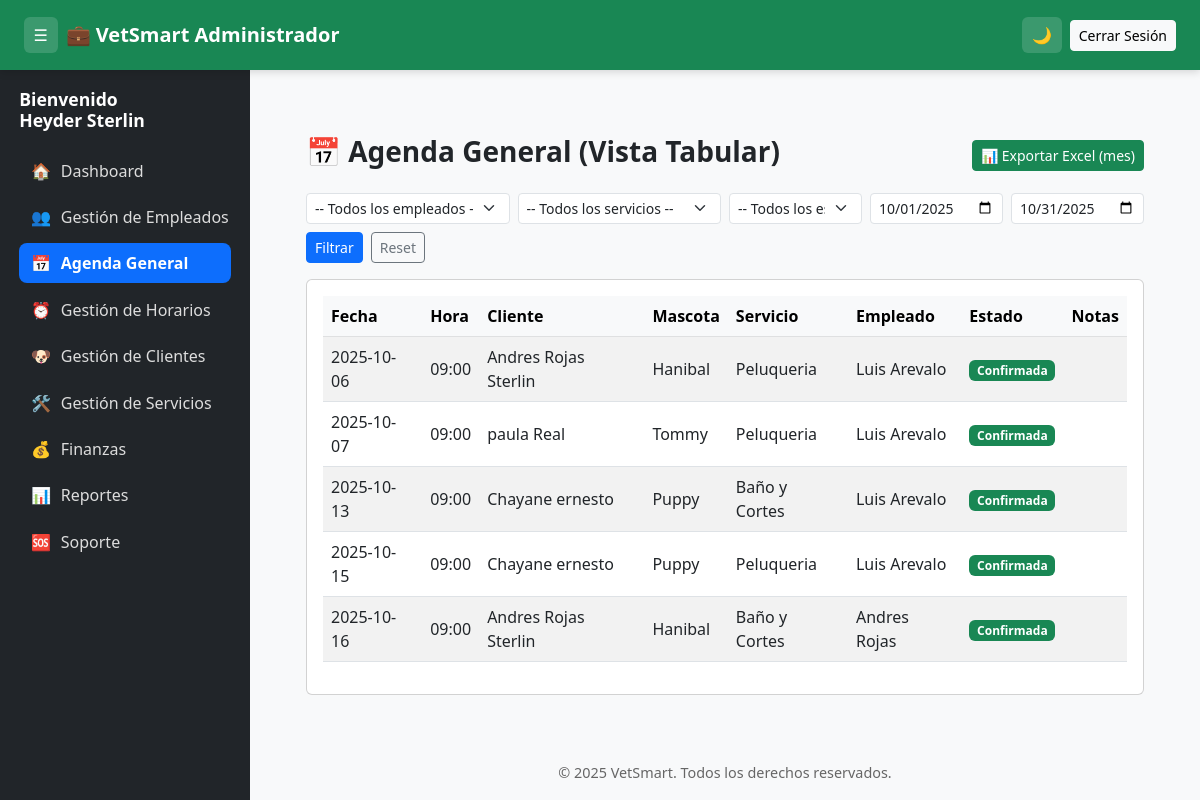
The app's page /vetsmart/admin/agenda (signed in), older data.
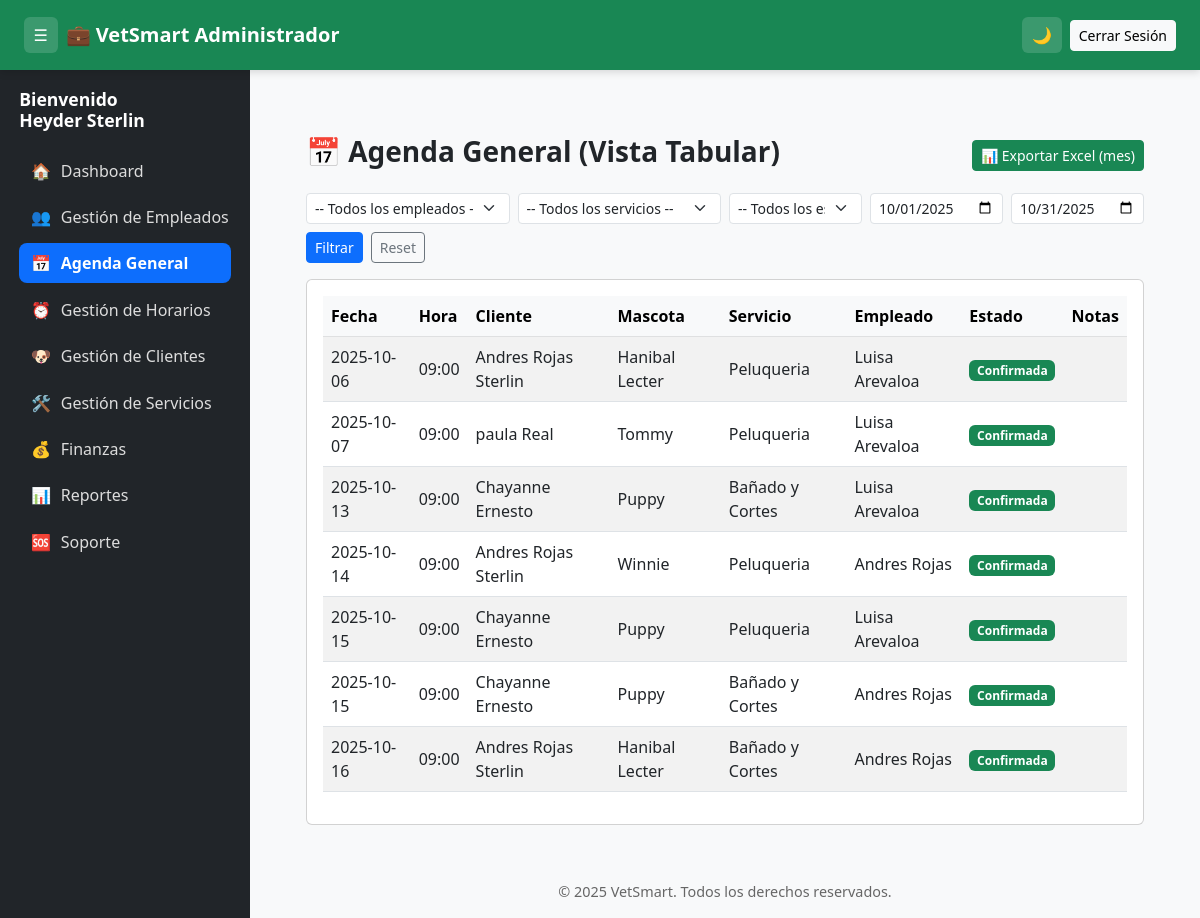
The same page, newer data.
### tables this page shows
CREATE TABLE `citas` (
  `id` int(11) NOT NULL,
  `cliente_id` int(11) NOT NULL,
  `mascota_id` int(11) NOT NULL,
  `empleado_id` int(11) DEFAULT NULL,
  `servicio_id` int(11) NOT NULL,
  `fecha` datetime NOT NULL,
  `duracion_min` int(11) NOT NULL DEFAULT 30,
  `estado` enum('pendiente','confirmada','cancelada','completada','no_show') DEFAULT 'pendiente',
  `notas` text DEFAULT NULL,
  `creado_por` int(11) DEFAULT NULL,
  `creado_en` timestamp NOT NULL DEFAULT current_timestamp()
);

CREATE TABLE `mascotas` (
  `id` int(11) NOT NULL,
  `dueño_id` int(11) NOT NULL,
  `nombre` varchar(100) NOT NULL,
  `especie` varchar(50) DEFAULT NULL,
  `raza` varchar(100) DEFAULT NULL,
  `edad` int(11) DEFAULT NULL,
  `peso` decimal(6,2) DEFAULT NULL,
  `notas` text DEFAULT NULL,
  `foto` varchar(255) DEFAULT NULL,
  `creado_en` timestamp NOT NULL DEFAULT current_timestamp()
);

CREATE TABLE `servicios` (
  `id` int(11) NOT NULL,
  `nombre` varchar(120) NOT NULL,
  `descripcion` text DEFAULT NULL,
  `precio` decimal(10,2) NOT NULL DEFAULT 0.00,
  `duracion_min` int(11) NOT NULL DEFAULT 30,
  `activo` tinyint(1) DEFAULT 1,
  `creado_en` timestamp NOT NULL DEFAULT current_timestamp()
);

### app/controllers/AdminController.php (called while the page is built, shortened)
<?php
class AdminController extends Controller
{
    private $pdo;
    public function __construct($pdo)
    {
        $this->pdo = $pdo;
    }
public function agenda()
{
    $user = $_SESSION['user'] ?? null;
    $desde = $_GET['desde'] ?? date('Y-m-01');
    $hasta = $_GET['hasta'] ?? date('Y-m-t');
    $sql = "
        SELECT ci.id, DATE(ci.fecha) AS fecha, TIME(ci.fecha) AS hora, ci.estado, ci.notas,
               m.nombre AS mascota_nombre,
               CONCAT(u_cli.nombre,' ',u_cli.apellido) AS cliente_nombre,
               CONCAT(u_emp.nombre,' ',u_emp.apellido) AS empleado_nombre,
               s.nombre AS servicio_nombre
        FROM citas ci
        LEFT JOIN mascotas m ON ci.mascota_id = m.id
        LEFT JOIN usuarios u_cli ON ci.cliente_id = u_cli.id
        LEFT JOIN usuarios u_emp ON ci.empleado_id = u_emp.id
        LEFT JOIN servicios s ON ci.servicio_id = s.id
        WHERE DATE(ci.fecha) BETWEEN :desde AND :hasta
    ";
    $params = [':desde' => $desde, ':hasta' => $hasta];
    $sql .= " ORDER BY ci.fecha ASC";
    $stmt = $this->pdo->prepare($sql);
    $stmt->execute($params);
    $citas = $stmt->fetchAll(PDO::FETCH_ASSOC);
    $servicios = $this->pdo->query("SELECT id, nombre, precio FROM servicios ORDER BY nombre")->fetchAll(PDO::FETCH_ASSOC);
    $usuarios = $this->pdo->query("
    SELECT u.id, u.nombre, u.apellido, u.role_id, r.nombre AS role_nombre
    FROM usuarios u
    LEFT JOIN roles r ON u.role_id = r.id
    WHERE u.role_id IN (3,4,5)
    ORDER BY u.nombre
")->fetchAll(PDO::FETCH_ASSOC);
    $layout = ($user['role_id'] == 3) ? 'main_recepcionista' : 'main_admin';
    $this->view("admin/agenda", [
        'citas'     => $citas,
        'servicios' => $servicios,
        'usuarios'  => $usuarios
    ], $layout);
}
}

### app/views/admin/agenda.php (the view, shortened to what this page needs)
<div class="container-fluid py-3">
  <div class="d-flex justify-content-between align-items-center mb-3">
    <h3 class="fw-bold">📅 Agenda General (Vista Tabular)</h3>
    <div>
      <a id="exportMonthBtn"
   href="/vetsmart/admin/agenda/exportarExcel?desde=<?= date('Y-m-01') ?>&hasta=<?= date('Y-m-t') ?>"
   class="btn btn-success btn-sm">
   📊 Exportar Excel (mes)
</a>
    </div>
  </div>
  <form method="get" class="row g-2 mb-3">
    <div class="col-md-3">
      <select name="empleado_id" class="form-select form-select-sm">
        <option value="">-- Todos los empleados --</option>
      </select>
    </div>
    <div class="col-md-3">
      <select name="servicio_id" class="form-select form-select-sm">
        <option value="">-- Todos los servicios --</option>
      </select>
    </div>
    <div class="col-md-2">
      <select name="estado" class="form-select form-select-sm">
        <option value="">-- Todos los estados --</option>
      </select>
    </div>
    <div class="col-md-2">
      <input type="date" name="desde" class="form-control form-control-sm" value="<?= $_GET['desde'] ?? date('Y-m-01') ?>">
    </div>
    <div class="col-md-2">
      <input type="date" name="hasta" class="form-control form-control-sm" value="<?= $_GET['hasta'] ?? date('Y-m-t') ?>">
    </div>
    <div class="col-md-12 d-flex gap-2">
      <button type="submit" class="btn btn-primary btn-sm">Filtrar</button>
      <a href="/vetsmart/admin/agenda" class="btn btn-outline-secondary btn-sm">Reset</a>
    </div>
  </form>
  <div class="card p-3">
    <div class="table-responsive">
      <table class="table table-striped table-hover align-middle">
        <thead class="table-light">
          <tr>
            <th>Fecha</th>
            <th>Hora</th>
            <th>Cliente</th>
            <th>Mascota</th>
            <th>Servicio</th>
            <th>Empleado</th>
            <th>Estado</th>
            <th>Notas</th>
          </tr>
        </thead>
        <tbody>
          <?php if (!empty($citas)): ?>
            <?php foreach ($citas as $c): ?>
              <tr>
                <td><?= htmlspecialchars($c['fecha'] ?? '') ?></td>
                <td><?= htmlspecialchars(substr($c['hora'],0,5) ?? '') ?></td>
                <td><?= htmlspecialchars($c['cliente_nombre'] ?? '') ?></td>
                <td><?= htmlspecialchars($c['mascota_nombre'] ?? '') ?></td>
                <td><?= htmlspecialchars($c['servicio_nombre'] ?? '') ?></td>
                <td><?= htmlspecialchars($c['empleado_nombre'] ?? '') ?></td>
                <td>
                  <?php
                    $estado = $c['estado'] ?? 'programada';
                    $badgeClass = $estado === 'confirmada' ? 'success' : ($estado === 'cancelada' ? 'danger' : 'secondary');
                  ?>
                  <span class="badge bg-<?= $badgeClass ?>"><?= ucfirst($estado) ?></span>
                </td>
                <td><?= htmlspecialchars($c['notas'] ?? '-') ?></td>
              </tr>
            <?php endforeach; ?>
          <?php else: ?>
            <tr><td colspan="8" class="text-center text-muted">No hay citas en este rango.</td></tr>
          <?php endif; ?>
        </tbody>
      </table>
    </div>
  </div>
</div>

### app/core/Controller.php (shortened to what this page needs)
<?php
class Controller {
    protected $db;
    public function __construct($pdo = null)
    {
        $this->db = $pdo;
    }
    public function view(string $view, array $data = [], ?string $layout = 'main')
    {
        if ($this->db) {
            if (isset($_SESSION['user']) && $_SESSION['user']['role_name'] === 'admin') {
                $ticketModel = new Ticket($this->db);
                $data['unseen_tickets_admin'] = $ticketModel->countUnseenForAdmin($_SESSION['user']['id']);
            }
        }
        $viewFile = __DIR__ . "/../views/{$view}.php";
        if (file_exists($viewFile)) {
            extract($data);
            require $viewFile;
        } else {
            echo "Vista {$view} no encontrada.";
        }
        $content = ob_get_clean();
        $layoutFile = __DIR__ . "/../views/layouts/{$layout}.php";
        if (file_exists($layoutFile)) {
            extract($data);
            require $layoutFile;
        } else {
            echo "Layout {$layout} no encontrado.";
        }
    }
}

### public/index.php (shortened to what this page needs)
<?php
require __DIR__ . '/../app/core/Controller.php';
require __DIR__ . '/../app/controllers/VeterinarioController.php';
require_once APP_ROOT . '/controllers/AdminController.php';
require_once APP_ROOT . '/controllers/SoporteController.php';
$basePath = '/vetsmart';
$requestUri = parse_url($_SERVER['REQUEST_URI'], PHP_URL_PATH);
$path = $requestUri;
if (strpos((string)$path, $basePath) === 0) {
    $path = substr((string)$path, strlen($basePath));
}
try {
if ($path === '/admin/agenda' && $_SERVER['REQUEST_METHOD'] === 'GET') {
    $ctrl = new AdminController($pdo);
    $ctrl->agenda();
    exit;
}
} catch (Throwable $ex) {
    error_log("Router error: " . $ex->getMessage());
    http_response_code(500);
    if (ini_get('display_errors')) {
        echo "<h2>Error interno</h2><pre>" . htmlspecialchars($ex->getMessage()) . "</pre>";
    } else {
        echo "Error interno. Revisa logs.";
    }
    exit;
}

### app/views/layouts/main_admin.php (shortened to what this page needs)
<!DOCTYPE html>
<html lang="es">
<head>
  <link rel="stylesheet" href="https://cdn.jsdelivr.net/npm/bootstrap@5.3.0/dist/css/bootstrap.min.css">
</head>
<body>
  <header class="header">
    <div class="d-flex align-items-center gap-2">
      <button id="sidebarToggle" title="Mostrar/Ocultar menú">☰</button>
      <h1>💼 VetSmart Administrador</h1>
    </div>
    <div class="d-flex align-items-center gap-2">
      <button id="themeToggle" title="Cambiar tema">🌙</button>
      <a href="/vetsmart/logout" class="btn btn-light btn-sm">Cerrar Sesión</a>
    </div>
  </header>
  <div class="wrapper">
    <div class="sidebar" id="sidebar">
      <h2>
        Bienvenido<br>
        <?= htmlspecialchars($_SESSION['user']['nombre'] ?? '') ?>
        <?= htmlspecialchars($_SESSION['user']['apellido'] ?? '') ?>
      </h2>
      <a href="/vetsmart/admin/dashboard" class="<?= strpos($_SERVER['REQUEST_URI'], '/admin/dashboard') !== false ? 'active' : '' ?>">🏠 <span>Dashboard</span></a>
      <a href="/vetsmart/admin/empleados" class="<?= strpos($_SERVER['REQUEST_URI'], '/admin/empleados') !== false ? 'active' : '' ?>">👥 <span>Gestión de Empleados</span></a>
      <a href="/vetsmart/admin/agenda" class="<?= strpos($_SERVER['REQUEST_URI'], '/admin/agenda') !== false ? 'active' : '' ?>">📅 <span>Agenda General</span></a>
      <a href="/vetsmart/admin/horarios" class="<?= strpos($_SERVER['REQUEST_URI'], '/admin/horarios') !== false ? 'active' : '' ?>">⏰ <span>Gestión de Horarios</span></a>
      <a href="/vetsmart/admin/clientes" class="<?= strpos($_SERVER['REQUEST_URI'], '/admin/clientes') !== false ? 'active' : '' ?>">🐶 <span>Gestión de Clientes</span></a>
      <a href="/vetsmart/admin/servicios" class="<?= strpos($_SERVER['REQUEST_URI'], '/admin/servicios') !== false ? 'active' : '' ?>">🛠️ <span>Gestión de Servicios</span></a>
      <a href="/vetsmart/admin/finanzas" class="<?= strpos($_SERVER['REQUEST_URI'], '/admin/finanzas') !== false ? 'active' : '' ?>">💰 <span>Finanzas</span></a>
      <a href="/vetsmart/admin/reportes" class="<?= strpos($_SERVER['REQUEST_URI'], '/admin/reportes') !== false ? 'active' : '' ?>">📊 <span>Reportes</span></a>
      <a href="/vetsmart/admin/soporte" class="<?= strpos($_SERVER['REQUEST_URI'], '/admin/soporte') !== false ? 'active' : '' ?>">
        🆘 <span>Soporte</span>
      </a>
    </div>
    <div class="content">
      <main class="p-4">
        <?= $content ?? '' ?>
      </main>
      <footer>
        © <?= date("Y") ?> VetSmart. Todos los derechos reservados.
      </footer>
    </div>
  </div>
</body>
</html>

### app/views/layouts/main_admin.php (style rules this page uses)
body { display: flex; flex-direction: column; min-height: 100vh; background: #f8f9fa; margin: 0; transition: background-color 0.3s, color 0.3s; }
.header { width: 100%; height: 70px; background: #198754; color: #fff; padding: 0 1.5rem; display: flex; justify-content: space-between; align-items: center; position: fixed; top: 0; left: 0; z-index: 30; box-shadow: 0 2px 8px rgba(0, 0, 0, 0.15); }
.header h1 { font-size: 1.25rem; margin: 0; font-weight: bold; display: flex; align-items: center; gap: 10px; }
.wrapper { display: flex; flex: 1; margin-top: 70px; transition: all 0.3s ease; }
.sidebar { width: 250px; background: #212529; color: #fff; display: flex; flex-direction: column; padding: 1.2rem; min-height: calc(100vh - 70px); transition: width 0.3s ease; overflow: hidden; }
.sidebar h2 { font-size: 1.1rem; margin-bottom: 1.2rem; font-weight: bold; transition: opacity 0.3s ease; }
.sidebar a { color: #ddd; text-decoration: none; display: flex; align-items: center; gap: 0.6rem; padding: 0.5rem 0.75rem; border-radius: 8px; margin-bottom: 0.4rem; transition: all 0.2s ease; white-space: nowrap; }
.sidebar .active { background: #0d6efd; color: #fff; font-weight: bold; }
.content { flex: 1; display: flex; flex-direction: column; padding: 25px 20px 0 20px; transition: background-color 0.3s, color 0.3s; }
footer { text-align: center; font-size: 0.9rem; color: #666; margin-top: auto; padding: 1rem 0; }
#sidebarToggle, #themeToggle { background: rgba(255, 255, 255, 0.15); color: #fff; border: none; border-radius: 6px; padding: 0.4rem 0.6rem; cursor: pointer; transition: all 0.3s; }

Row changes from the older to the newer data that the page shows:
changed through a linked row, citas (number 1 of 7 on the later page): mascota.nombre "Hanibal" → "Hanibal Lecter"; empleado_nombre "Luis Arevalo" → "Luisa Arevaloa"
computed for citas "Tommy": empleado_nombre "Luis Arevalo" → "Luisa Arevaloa"
changed through a linked row, citas (number 3 of 7 on the later page): cliente_nombre "Chayane ernesto" → "Chayanne Ernesto"; servicio.nombre "Baño y Cortes" → "Bañado y Cortes"; empleado_nombre "Luis Arevalo" → "Luisa Arevaloa"
added citas: fecha "2025-10-14", hora "09:00", cliente_nombre "Andres Rojas Sterlin", mascota.nombre "Winnie", servicio.nombre "Peluqueria", empleado_nombre "Andres Rojas", estado "Confirmada"
computed for citas (number 5 of 7 on the later page): cliente_nombre "Chayane ernesto" → "Chayanne Ernesto"; empleado_nombre "Luis Arevalo" → "Luisa Arevaloa"
added citas: fecha "2025-10-15", hora "09:00", cliente_nombre "Chayanne Ernesto", mascota.nombre "Puppy", servicio.nombre "Bañado y Cortes", empleado_nombre "Andres Rojas", estado "Confirmada"
changed through a linked row, citas (number 7 of 7 on the later page): mascota.nombre "Hanibal" → "Hanibal Lecter"; servicio.nombre "Baño y Cortes" → "Bañado y Cortes"
